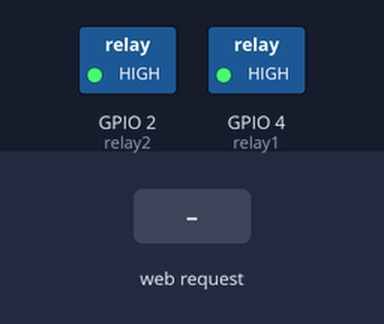
Recording of a sketch running on a simulated ESP32. Shown: switched loads named in the sketch (green lamp = pin HIGH). The test bench sets the inputs (shaded band). WiFi joins after 1.5 s; servers stay silent unless stated; what the sketch prints to the serial monitor is not drawn.

Above: at 2.7 s.
2.8 s: HTTP request GET /r1on received
At 3.5 s:
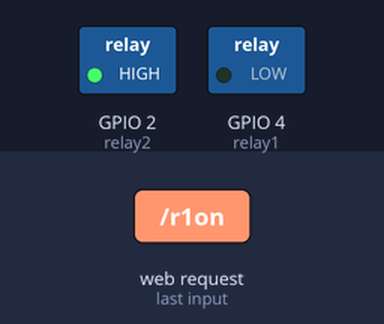
4.3 s: HTTP request GET /allon received
At 4.6 s:
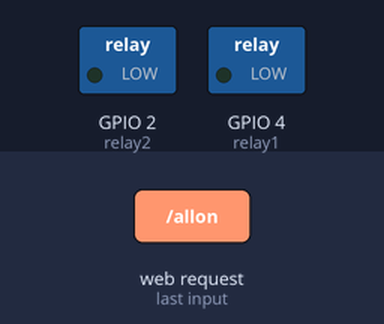
5.8 s: HTTP request GET /r1off received
At 7.0 s:
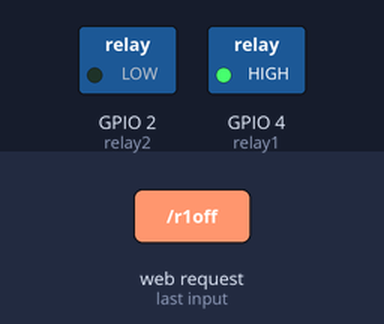
7.3 s: HTTP request GET /r2off received
At 8.1 s:
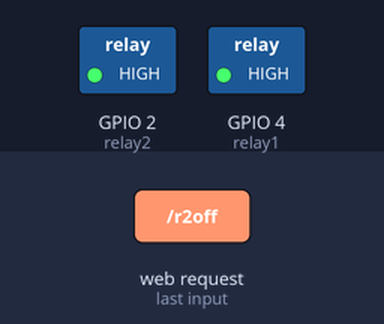
8.8 s: HTTP request GET /r2on received
At 9.3 s:
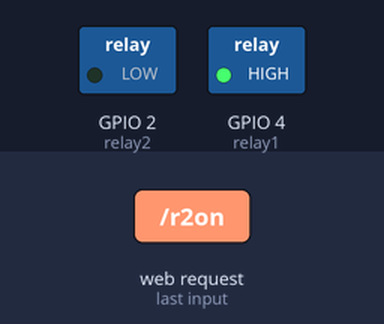
Timing chart, 0 to 11.3 s (numbered marks = the images above; inputs shaded):
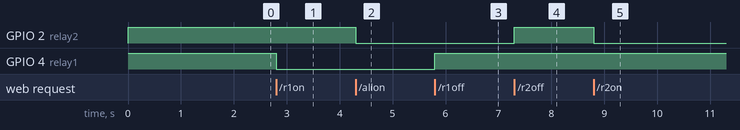

Measured:
- after the input at 2.8 s, GPIO 4 (relay1): HIGH → LOW at once
- after the input at 4.3 s, GPIO 2 (relay2): HIGH → LOW at once
- after the input at 5.8 s, GPIO 4 (relay1): LOW → HIGH at once
- after the input at 7.3 s, GPIO 2 (relay2): LOW → HIGH at once
- after the input at 8.8 s, GPIO 2 (relay2): HIGH → LOW at once

The sketch:

Voice-Control-Smart-Automation.ino
```cpp
#include <WiFi.h>
WiFiClient client;
WiFiServer server(80);
const char* ssid = "realme 7 pro";
const char* password = "hubham123";
String  command = ""; // Command received from Android device

// Set Relay Pins
int relay1 = 4;
int relay2 = 2;

void setup() {
  Serial.begin(115200);
  pinMode(relay1, OUTPUT);
  pinMode(relay2, OUTPUT);
  digitalWrite(relay1, HIGH);
  digitalWrite(relay2, HIGH);
  connectWiFi();
  server.begin();
}

void loop() {
  client = server.available();
  if (!client) return;
  command = checkClient ();
  if (command == "r1on"  || command == "turn on relay 1"    || command == "r1%20on" || command == "are%20one%20on") {
    digitalWrite(relay1, 0);
    Serial.println("Relay1 ON");
  } else if (command == "r1off" || command == "turn off relay 1" || command == "r1%20of" || command == "are%20one%20of") {
    digitalWrite(relay1, 1);
    Serial.println("Relay1 OFF");
  } else if (command == "r2on"  || command == "turn on relay 2"    || command == "r2%20on" || command == "are%20to%20on" || command == "are%20tu%20on") {
    digitalWrite(relay2, 0);
    Serial.println("Relay2 ON");
  } else if (command == "r2off" || command == "turn off relay 2" || command == "r2%20of" || command == "are%20to%20of" || command == "are%20tu%20of" || command == "are%20to%20off" || command == "are%20tu%20off") {
    digitalWrite(relay2, 1);
    Serial.println("Relay2 OFF");
  } else if (command == "allon" || command == "Turn on all devices" || command == "all%20on") {
    digitalWrite(relay1, LOW);
    digitalWrite(relay2, LOW);
    Serial.println("All ON");
  } else if (command == "alloff" || command == "Turn off all devices" || command == "all off" || command == "all%20of" || command == "all%20off" || command == "All%20Off") {
    digitalWrite(relay1, HIGH);
    digitalWrite(relay2, HIGH);
    Serial.println("ALL OFF");
  } sendBackEcho(command); // send command echo back to android device
  command = "";
}

/* connecting WiFi */
void connectWiFi() {
  Serial.println("Connecting to WIFI");
  WiFi.begin(ssid, password);
  while ((!(WiFi.status() == WL_CONNECTED))) {
    delay(300);
    Serial.print("..");
  } Serial.println("");
  Serial.println("WiFi connected");
  Serial.println("ESP32 Local IP is : ");
  Serial.print((WiFi.localIP()));
}

/* check command received from Android Device */
String checkClient (void) {
  while (!client.available()) {
    delay(1);
  } Serial.print("Data---");
  Serial.println(client.available());
  String request = client.readStringUntil('\r');
  request.remove(0, 5);
  request.remove(request.length() - 9, 9);
  return request;
}

/* send command echo back to android device */
void sendBackEcho(String echo) {
  client.println("HTTP/1.1 200 OK ");
  client.println("Content-Type: text/html");
  client.println("");
  client.println("<!DOCTYPE HTML>");
  client.println("<html>");
  client.println(echo);
  client.println("</html>");
  client.stop();
  delay(1);
}
```
